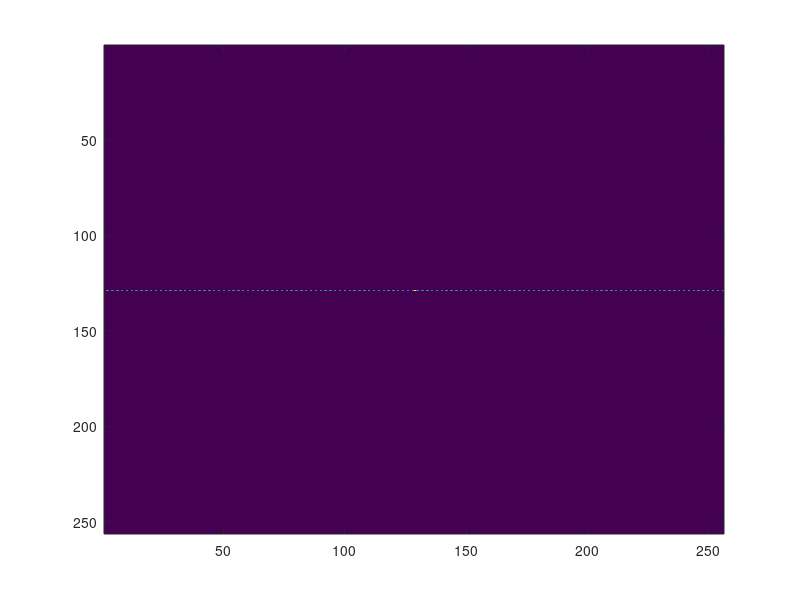

Here is the MATLAB script that generated this plot: (Note: this script raises an error after producing the figure.)

img = [zeros(256, 128) ones(256, 128)];

imgfft = fft2(img);

imgfft_real = real(imgfft);
imgfft_imag = imag(imgfft);

imgfft_real = fftshift(imgfft_real);
imgfft_imag = fftshift(imgfft_imag);
imgfft = fftshift(imgfft);

imgfft_real = log(1 + abs(imgfft_real));
imgfft_imag = log(1 + abs(imgfft_imag));
imgfft = log(1 + abs(imgfft));

imagesc(imgfft_real);
% imagesc(imgfft_imag);

imwrite(img*256, gray(256), "src/assets/imgfft_edge.jpg", "jpg");
imwrite(imgfft_real*255, gray(256), "src/assets/imgfft_real_edge.jpg", "jpg");
imwrite(imgfft_imag*255, gray(256), "src/assets/imgfft_imag_edge.jpg", "jpg");
imwrite(imgfft*255, gray(256), "src/assets/imgfft_spec_edge.jpg", "jpg");